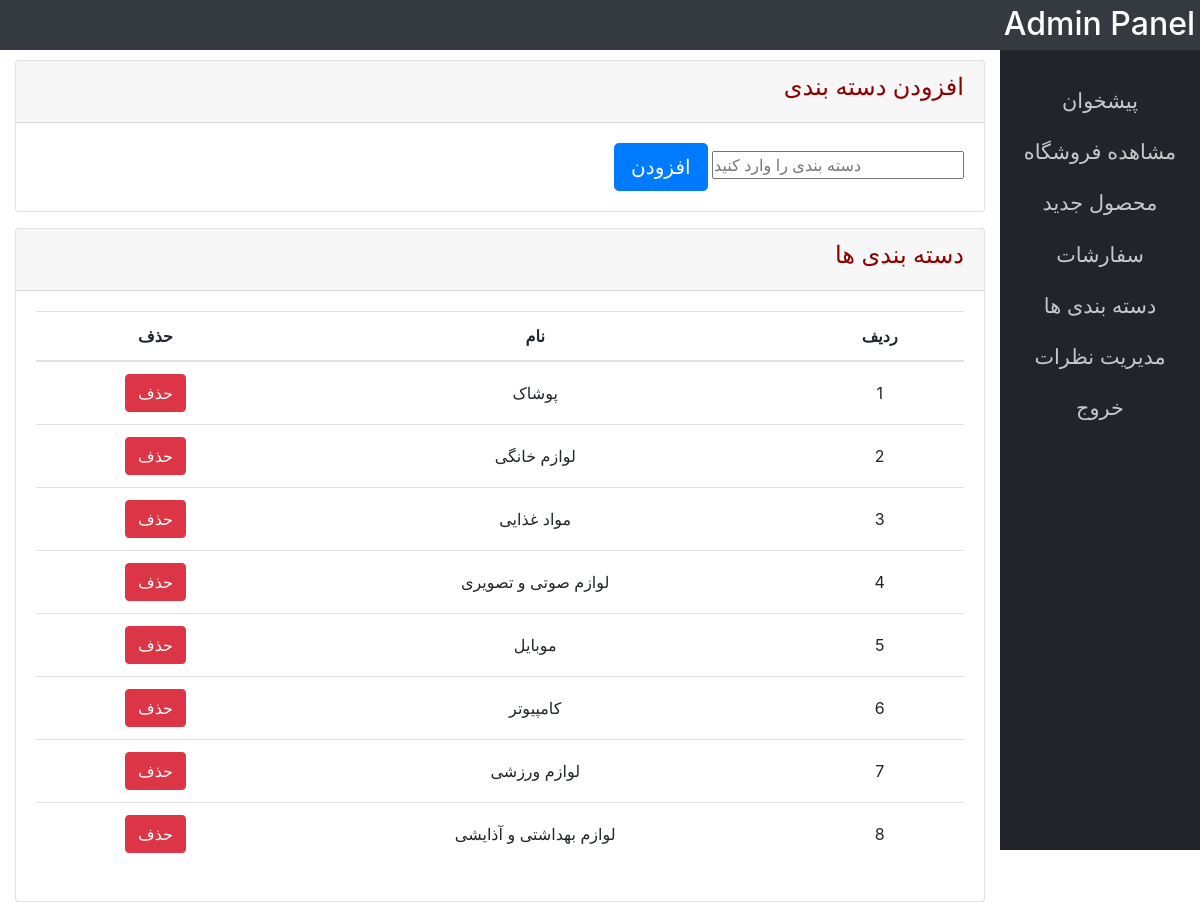
Page /admin/index.php?cats (signed in) on the committed database.
### tables this page shows
CREATE TABLE `category` (
  `id` int(11) NOT NULL,
  `cat_name` varchar(250) NOT NULL
);

### admin/cats.php (the view)
<div class="card mb-3" >
    <div class="card-header">
        <h4 align="right" style="color: darkred"> افزودن دسته بندی</h4>
    </div>
    <div class="card-body">
        <span style="float: right">
        <form action="action.php?add-cat" method="post" >
            <input name="cat" type="text" id=""
                   placeholder="دسته بندی را وارد کنید">
            <input value="افزودن" type="submit" class="btn btn-primary btn-lg">
        </form>
        </span>
    </div>
</div>
<div class="card mb-3">
    <div class="card-header">
        <h4 align="right" style="color: darkred"> دسته بندی ها</h4>
    </div>
<div class="card-body">
    <div class="table-responsive">
        <table class="table float-right" style="direction: rtl">
            <thead>
            <tr>
                <th>ردیف</th>
                <th>نام</th>
                <th>حذف</th>
            </tr>
            </thead>
            <tbody>
            <?php
             $num=1;
             $cat_query=mysqli_query($connection,
                 "SELECT * FROM category");
             while($cat_row=mysqli_fetch_array($cat_query)):
            ?>
            <tr>
                <td><?php echo $num++; ?></td>
                <td><?php echo $cat_row['cat_name']; ?></td>
                <td> <a href="action.php? delete_cat=
                <?php echo $cat_row['id']; ?>"
                        class="btn btn-danger">حذف</a> </td>
            </tr>
            <?php endwhile; ?>
            </tbody>
        </table>
    </div>
</div>
</div>

### admin/style.css (style rules this page uses)
* { margin: 0; padding: 0; }
.admin-panel .col-10 form input , .admin-panel .col-10 form textarea, .admin-panel .col-10 form select { text-align: end; }
.table td, .table th { vertical-align: middle; text-align: center; }

### rows in the picture
category: cat_name "پوشاک"
category: cat_name "لوازم خانگی"
category: cat_name "مواد غذایی"
category: cat_name "لوازم صوتی و تصویری"
category: cat_name "موبایل"
category: cat_name "کامپیوتر"
category: cat_name "لوازم ورزشی"
category: cat_name "لوازم بهداشتی و آذایشی"
